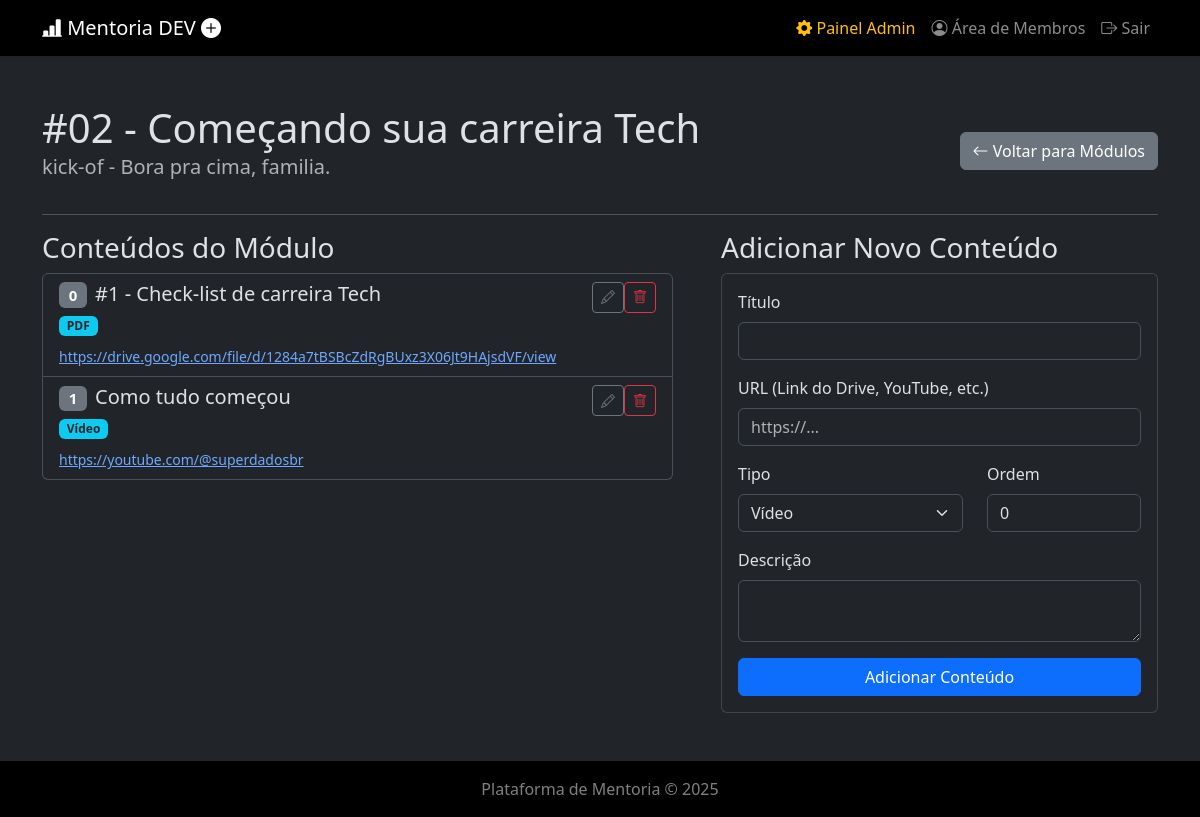
The app's page /admin/modulos/2/detalhes (signed in), older data.
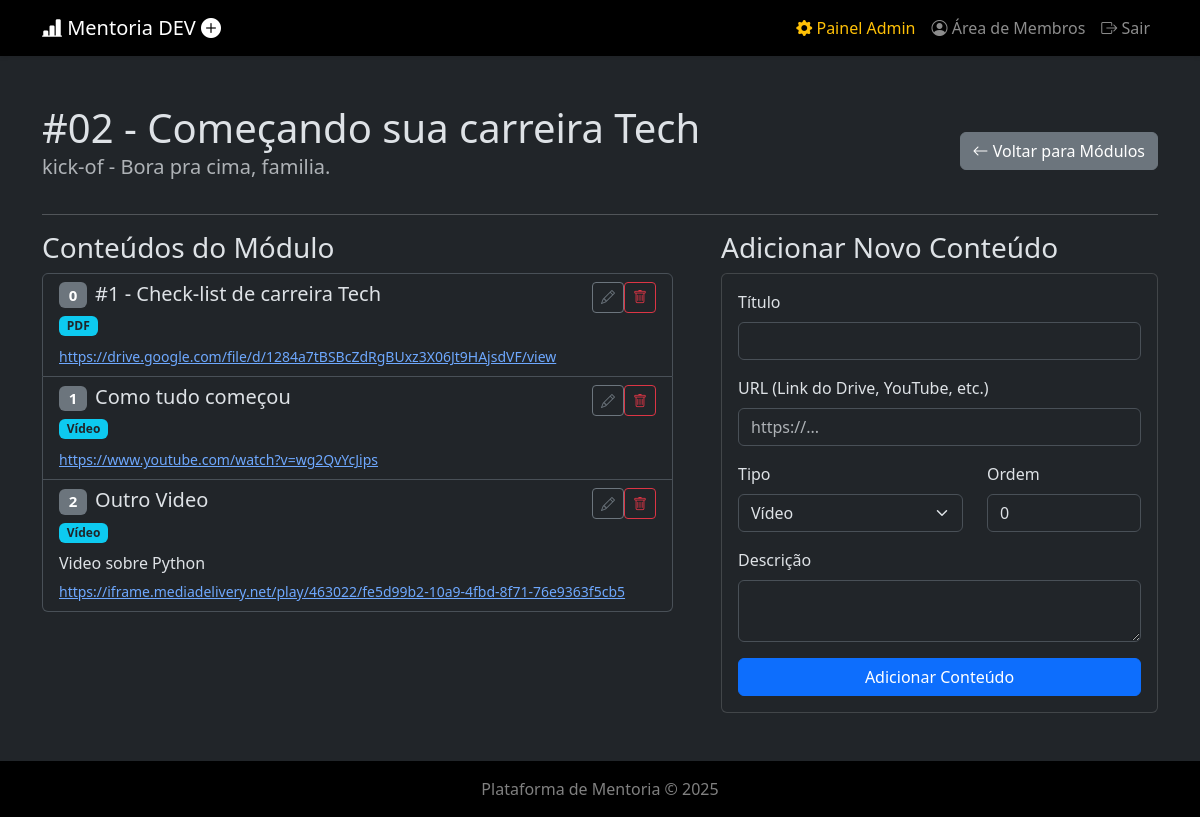
The same page, newer data.
### api/index.py (models this page shows)
class Modulos(db.Model):
    __tablename__ = 'modulos'
    id = db.Column(db.Integer, primary_key=True)
    titulo = db.Column(db.String(150), nullable=False)
    descricao = db.Column(db.Text)
    ordem = db.Column(db.Integer, default=0)
    thumbnail_url = db.Column(db.String(255))
    conteudos = db.relationship('Conteudos', backref='modulo', lazy=True, cascade="all, delete-orphan")

class Conteudos(db.Model):
    __tablename__ = 'conteudos'
    id = db.Column(db.Integer, primary_key=True)
    modulo_id = db.Column(db.Integer, db.ForeignKey('modulos.id'), nullable=False)
    titulo = db.Column(db.String(150), nullable=False)
    tipo = db.Column(db.String(50)) # 'Vídeo', 'PDF', 'Link'
    url_conteudo = db.Column(db.String(255), nullable=False)
    descricao = db.Column(db.Text)
    ordem = db.Column(db.Integer, default=0)

### api/index.py (the view)
@app.route('/admin/modulos/<int:id>/detalhes')
@admin_required
def admin_detalhes_modulo(id):
    modulo = Modulos.query.get_or_404(id)
    conteudos = sorted(modulo.conteudos, key=lambda c: c.ordem)
    return render_template('admin/detalhes_modulo.html', modulo=modulo, conteudos=conteudos)

### api/index.py (called while the page is built)
@login_manager.user_loader
def load_user(user_id):
    return Registros.query.get(int(user_id))

def admin_required(f):
    @wraps(f)
    def decorated_function(*args, **kwargs):
        if not current_user.is_authenticated or not current_user.is_admin:
            flash("Acesso não autorizado. Esta área é restrita para administradores.", "danger")
            return redirect(url_for('login'))
        return f(*args, **kwargs)
    return decorated_function

### templates/admin/detalhes_modulo.html (shortened to what this page needs)
{% extends "layout.html" %}
{% block content %}
<div class="d-flex justify-content-between align-items-center">
    <div><h1 class="mb-0">{{ modulo.titulo }}</h1><p class="lead text-muted">{{ modulo.descricao }}</p></div>
    <a href="{{ url_for('admin_lista_modulos') }}" class="btn btn-secondary"><i class="bi bi-arrow-left"></i> Voltar para Módulos</a>
</div>
<hr>
<div class="row g-5">
    <div class="col-md-7">
        <h3>Conteúdos do Módulo</h3>
        <div class="list-group">
            {% for conteudo in conteudos %}
            <div class="list-group-item">
                <div class="d-flex w-100 justify-content-between">
                    <div><h5 class="mb-1"><span class="badge bg-secondary me-2">{{ conteudo.ordem }}</span>{{ conteudo.titulo }}</h5><small class="badge bg-info text-dark">{{ conteudo.tipo }}</small></div>
                    <div><a href="{{ url_for('admin_editar_conteudo', id=conteudo.id) }}" class="btn btn-sm btn-outline-secondary" title="Editar"><i class="bi bi-pencil"></i></a><form action="{{ url_for('admin_deletar_conteudo', id=conteudo.id) }}" method="POST" class="d-inline" onsubmit="return confirm('Tem a certeza?');"><button type="submit" class="btn btn-sm btn-outline-danger" title="Remover"><i class="bi bi-trash"></i></button></form></div>
                </div>
                <p class="mb-1 mt-2">{{ conteudo.descricao }}</p>
                <small><a href="{{ conteudo.url_conteudo }}" target="_blank">{{ conteudo.url_conteudo }}</a></small>
            </div>
            {% else %}
            <div class="list-group-item">Nenhum conteúdo registado neste módulo.</div>
            {% endfor %}
        </div>
    </div>
    <div class="col-md-5">
        <h3>Adicionar Novo Conteúdo</h3>
        <div class="card">
            <div class="card-body">
                <form action="{{ url_for('admin_novo_conteudo', modulo_id=modulo.id) }}" method="POST">
                    <div class="mb-3"><label class="form-label">Título</label><input type="text" name="titulo" class="form-control" required></div>
                    <div class="mb-3"><label class="form-label">URL (Link do Drive, YouTube, etc.)</label><input type="url" name="url_conteudo" class="form-control" placeholder="https://..." required></div>
                    <div class="row"><div class="col-sm-7"><label class="form-label">Tipo</label><select name="tipo" class="form-select"><option>Vídeo</option><option>PDF</option><option>Slides</option><option>Link Externo</option></select></div><div class="col-sm-5"><label class="form-label">Ordem</label><input type="number" name="ordem" class="form-control" value="0"></div></div>
                    <div class="mt-3"><label class="form-label">Descrição</label><textarea name="descricao" class="form-control" rows="2"></textarea></div>
                    <button type="submit" class="btn btn-primary w-100 mt-3">Adicionar Conteúdo</button>
                </form>
            </div>
        </div>
    </div>
</div>
{% endblock %}

### templates/layout.html (shortened to what this page needs)
<!doctype html>
<html lang="pt-br" class="h-100" data-bs-theme="dark">
<head>
    <link href="https://cdn.jsdelivr.net/npm/bootstrap@5.3.3/dist/css/bootstrap.min.css" rel="stylesheet">
    <link rel="stylesheet" href="https://cdn.jsdelivr.net/npm/bootstrap-icons@1.11.3/font/bootstrap-icons.min.css">
</head>
<body class="d-flex flex-column h-100">
    <nav class="navbar navbar-expand-lg navbar-dark bg-black shadow-sm" style="background-color: #000 !important;">
        <div class="container">
            <a class="navbar-brand" href="{{ url_for('index') }}">
                <i class="bi bi-bar-chart-line-fill"></i>
                Mentoria DEV <i class="bi bi-plus-circle-fill"></i>
            </a>
            <div class="collapse navbar-collapse" id="navbarNav">
                <ul class="navbar-nav ms-auto mb-2 mb-lg-0">
                    {% if current_user.is_authenticated %}
                        {% if current_user.is_admin %}
                        <li class="nav-item">
                            <a class="nav-link text-warning" href="{{ url_for('admin_dashboard') }}">
                                <i class="bi bi-gear-fill"></i> Painel Admin
                            </a>
                        </li>
                        {% endif %}
                        <li class="nav-item"><a class="nav-link" href="{{ url_for('area_membros') }}"><i class="bi bi-person-circle"></i> Área de Membros</a></li>
                        <li class="nav-item"><a class="nav-link" href="{{ url_for('logout') }}"><i class="bi bi-box-arrow-right"></i> Sair</a></li>
                    {% else %}
                        <li class="nav-item"><a class="nav-link" href="{{ url_for('login') }}"><i class="bi bi-box-arrow-in-right"></i> Login</a></li>
                    {% endif %}
                </ul>
            </div>
        </div>
    </nav>
    <main class="flex-shrink-0">
        <div class="container my-5">
            {% block content %}{% endblock %}
        </div>
    </main>
    <footer class="footer mt-auto py-3 bg-black text-white-50">
        <div class="container text-center">
            <span>Plataforma de Mentoria © 2025</span>
        </div>
    </footer>
</body>
</html>

Row changes from the older to the newer data that the page shows:
changed Conteudos "Como tudo começou": url_conteudo "https://youtube.com/@superdadosbr" → "https://www.youtube.com/watch?v=wg2QvYcJips"
added Conteudos: ordem "2", titulo "Outro Video", tipo "Vídeo", descricao "Video sobre Python", url_conteudo "https://iframe.mediadelivery.net/play/463022/fe5d99b2-10a9-4fbd-8f71-76e9363f5cb5"
